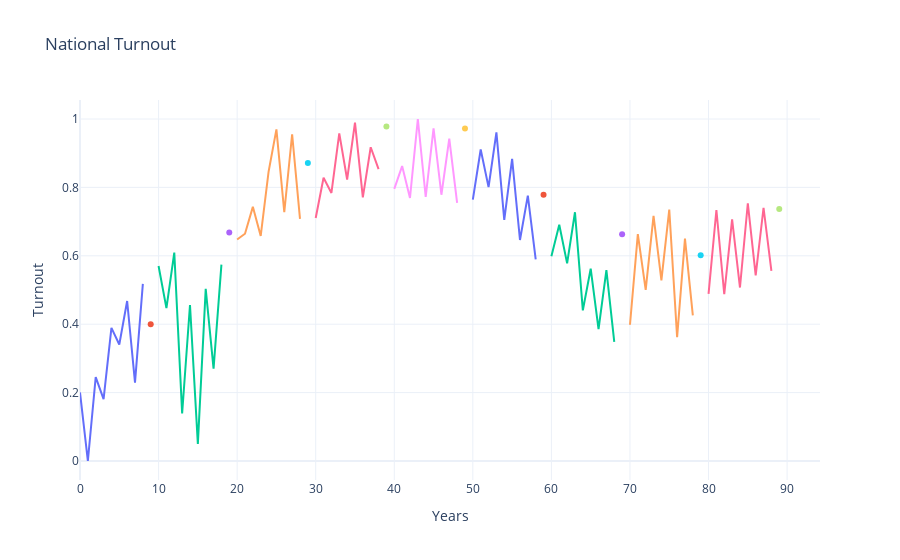

The notebook cell this image was saved under:
### Code cell
## Build list 
tmp1=[]; tmp2=[]; tmp3=[]; count=0
for i in range(0,trainX.shape[0]):
    # tmp1.append()
    tmp1.append(count+np.array([*range(0,trainX[i,:,0].shape[0])]))
    tmp1.append([count+trainX[i,:,0].shape[0]]); #print(([count+trainX[i,:,0].shape[0]]))
    # tmp1.append([count+trainX[i,:,0].shape[0]+1])
    tmp2.append(trainX[i,:,0])
    tmp2.append([trainY[i]]); #print([trainY[i]])
    # tmp2.append([trainY[i]])

    count+=trainX[i,:,0].shape[0]+1

    # print(i,trainX[i,:,0].shape)
# print(tmp1)
# print(tmp2)
plotly_line_plot(tmp1,tmp2,title="National Turnout", x_label = "Years", y_label = "Turnout")

### Figure 1 — Plotly figure (JSON) as saved in the notebook; plotly's stock layout.template omitted (floating-point values rounded to 4 significant figures)
{"data": [{"hovertemplate": "x=%{x}<br>y=%{y}<extra></extra>", "legendgroup": "", "line": {"color": "#636efa", "dash": "solid"}, "marker": {"symbol": "circle"}, "mode": "lines", "name": "", "orientation": "v", "showlegend": false, "type": "scatter", "x": [0, 1, 2, 3, 4, 5, 6, 7, 8], "xaxis": "x", "y": [0.2005, 0, 0.2451, 0.1809, 0.3893, 0.3408, 0.4679, 0.2294, 0.5177], "yaxis": "y"}, {"type": "scatter", "x": [9], "y": [0.3997]}, {"mode": "lines", "type": "scatter", "x": [10, 11, 12, 13, 14, 15, 16, 17, 18], "y": [0.5701, 0.4469, 0.6094, 0.1389, 0.4561, 0.0498, 0.5033, 0.27, 0.574]}, {"type": "scatter", "x": [19], "y": [0.6684]}, {"mode": "lines", "type": "scatter", "x": [20, 21, 22, 23, 24, 25, 26, 27, 28], "y": [0.6474, 0.6645, 0.7431, 0.6579, 0.8453, 0.9699, 0.7274, 0.9554, 0.7077]}, {"type": "scatter", "x": [29], "y": [0.8716]}, {"mode": "lines", "type": "scatter", "x": [30, 31, 32, 33, 34, 35, 36, 37, 38], "y": [0.7104, 0.8283, 0.7837, 0.9581, 0.8231, 0.9895, 0.7706, 0.9174, 0.8532]}, {"type": "scatter", "x": [39], "y": [0.9777]}, {"mode": "lines", "type": "scatter", "x": [40, 41, 42, 43, 44, 45, 46, 47, 48], "y": [0.7955, 0.8624, 0.7693, 1.0, 0.772, 0.9725, 0.7785, 0.9423, 0.7549]}, {"type": "scatter", "x": [49], "y": [0.9725]}, {"mode": "lines", "type": "scatter", "x": [50, 51, 52, 53, 54, 55, 56, 57, 58], "y": [0.7641, 0.9109, 0.8008, 0.9607, 0.7051, 0.8834, 0.6461, 0.7759, 0.5898]}, {"type": "scatter", "x": [59], "y": [0.7785]}, {"mode": "lines", "type": "scatter", "x": [60, 61, 62, 63, 64, 65, 66, 67, 68], "y": [0.599, 0.6907, 0.578, 0.7274, 0.4404, 0.5623, 0.3853, 0.5583, 0.3486]}, {"type": "scatter", "x": [69], "y": [0.6632]}, {"mode": "lines", "type": "scatter", "x": [70, 71, 72, 73, 74, 75, 76, 77, 78], "y": [0.3984, 0.6632, 0.5007, 0.7169, 0.5282, 0.7353, 0.3617, 0.6501, 0.426]}, {"type": "scatter", "x": [79], "y": [0.6016]}, {"mode": "lines", "type": "scatter", "x": [80, 81, 82, 83, 84, 85, 86, 87, 88], "y": [0.4889, 0.7339, 0.4875, 0.7064, 0.5072, 0.7536, 0.5426, 0.7405, 0.5557]}, {"type": "scatter", "x": [89], "y": [0.7366]}], "layout": {"legend": {"tracegroupgap": 0}, "showlegend": false, "title": {"text": "National Turnout"}, "xaxis": {"anchor": "y", "domain": [0, 1], "title": {"text": "Years"}}, "yaxis": {"anchor": "x", "domain": [0, 1], "title": {"text": "Turnout"}}}}
